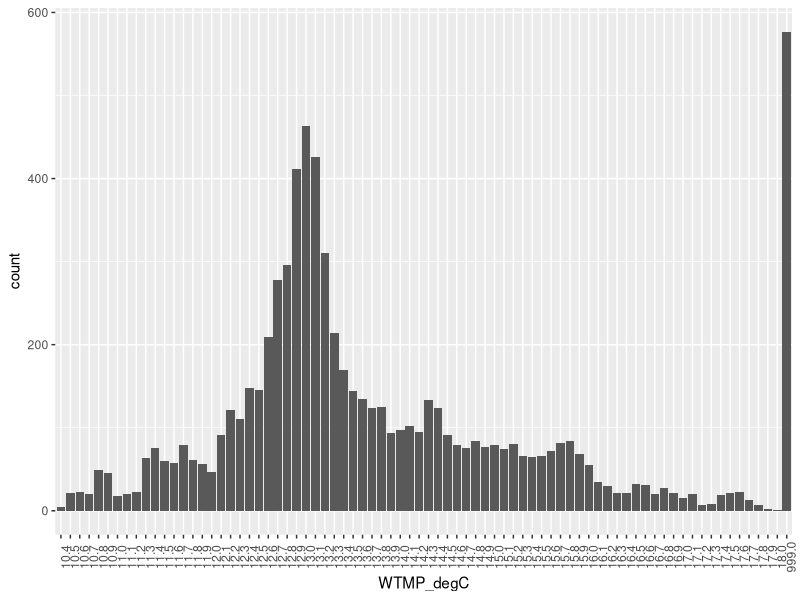
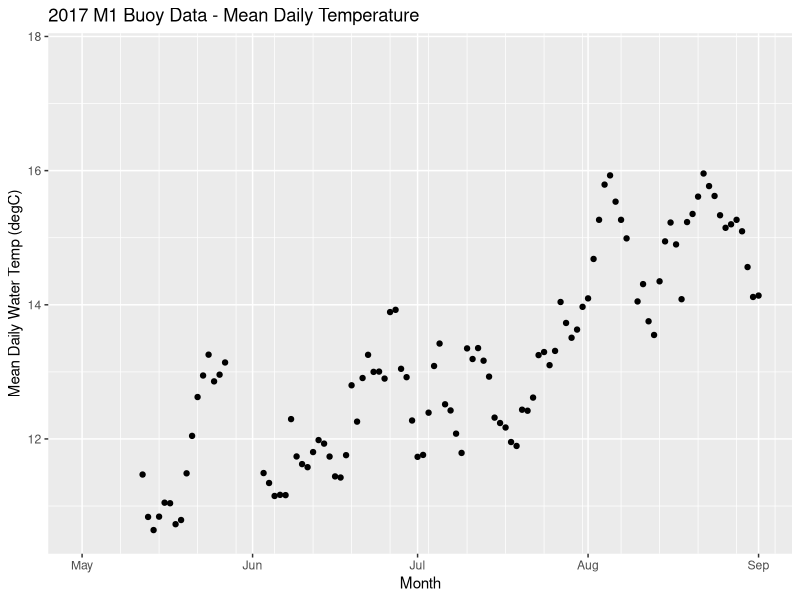
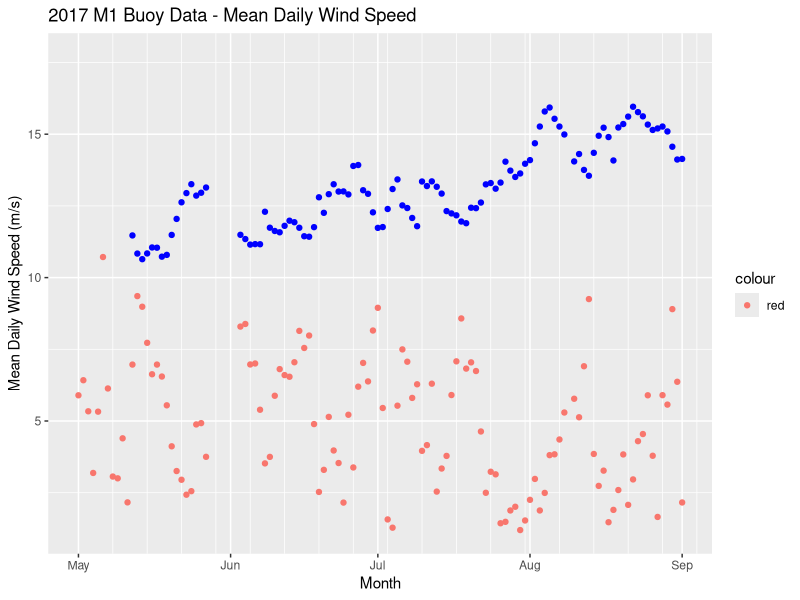

Here is the R script that generated these plots, in order:
## ---- chunk 1
library(tidyverse) # install.packages("tidyverse")
library(reshape2) # install.packages("tidyverse")
## ---- chunk 2
buoy <-read_table2("46092h2017.txt")
## ---- chunk 3
head(buoy) # view column headers
## ---- chunk 4
## overwrite column names
names(buoy) <- str_c(names(buoy),                  ## current header
                  buoy %>% filter(`#YY` == "#yr"), ## row1 -- don't say buoy[1,] 
                  sep = "_")                       ## separate by `_`

## inspect
names(buoy) ## Looks a lot better
## ---- chunk 5
names(buoy) <- str_replace_all(names(buoy), "#", "")  # replace `#` with nothing 
names(buoy) <- str_replace_all(names(buoy), "/", "_") # replace `/` with `_`

## inspect to make sure it worked
names(buoy)
## ---- chunk 6
buoy <- buoy %>%
  filter(YY_yr != "#yr") # filter out row where YY_yr is equal to "#yr"

head(buoy)
## ---- chunk 7
ggplot(buoy, aes(WTMP_degC)) +
  geom_bar() +
  theme(axis.text.x = element_text(angle = 90)) # rotate x-axis labels 90 degrees
## ---- chunk 8
buoy <- buoy %>%
  unite(date, c(YY_yr, MM_mo, DD_dy), sep = "-") # concatenate contents of 3 columns into one column to join the two datasets using a unique ID
  
head(buoy)
## ---- chunk 9
buoy_daily <- buoy %>%
  mutate(WTMP_degC_clean = gsub("99.0", NA, WTMP_degC), WSPD_m_s_clean = gsub("999.0", NA, WSPD_m_s)) %>% # make temp column numeric
  mutate(WTMP_degC_clean = as.numeric(WTMP_degC_clean), WSPD_m_s_clean = as.numeric(WSPD_m_s_clean)) %>%
  group_by(date) %>%
  summarize(mean_WTMP_degC_clean = mean(WTMP_degC_clean, na.rm=T), mean_WSPD_m_s_clean = mean(WSPD_m_s_clean, na.rm=T)) %>% # make
  ungroup()

head(buoy_daily)
## ---- chunk 10
buoy_daily <- buoy_daily %>%
  mutate(date = as.Date(date, "%Y-%m-%d"))

head(buoy_daily)
## ---- chunk 11
ggplot(buoy_daily, aes(date,mean_WTMP_degC_clean)) +
  geom_point() +
  # theme(axis.text.x = element_text(angle = 90)) + # rotate x-axis labels 90 degrees
  xlab("Month") +
  ylab("Mean Daily Water Temp (degC)") +
  ggtitle("2017 M1 Buoy Data - Mean Daily Temperature") +
  scale_x_date(date_minor_breaks = "1 week", limits = as.Date(c('2017-05-01','2017-09-01'))) 

## ---- chunk 12
ggplot(buoy_daily, aes(date,mean_WSPD_m_s_clean, colour="red")) +
  geom_point() +
  # theme(axis.text.x = element_text(angle = 90)) + # rotate x-axis labels 90 degrees
  xlab("Month") +
  ylab("Mean Daily Wind Speed (m/s)") +
  ggtitle("2017 M1 Buoy Data - Mean Daily Wind Speed") +
  scale_x_date(date_minor_breaks = "1 week", limits = as.Date(c('2017-05-01','2017-09-01'))) +
  geom_point(aes(date,mean_WTMP_degC_clean),
            show_guide = FALSE, colour="blue") +
  scale_fill_discrete(name ="test",labels=c("wind","temp")) #legend not working
